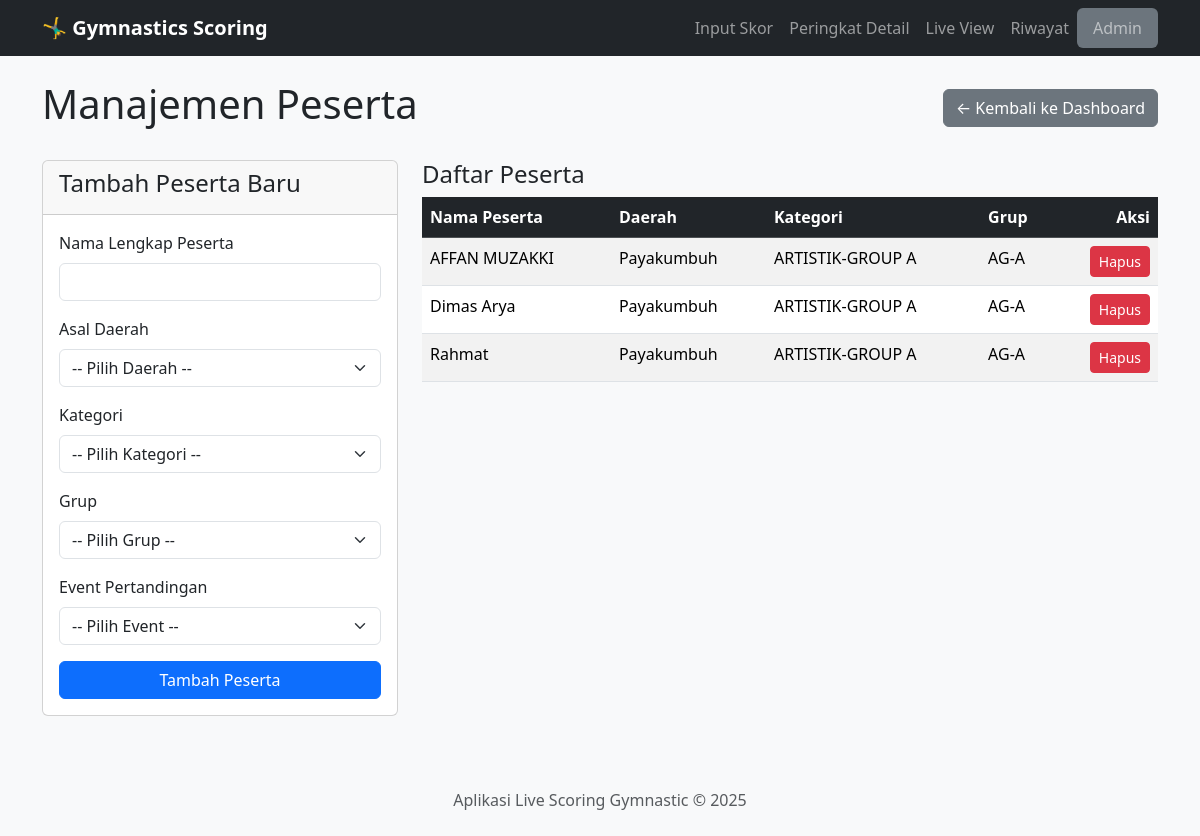
The app's page /admin/manage/peserta with its own data.
### app.py (models this page shows)
class Peserta(db.Model):
    id = db.Column(db.Integer, primary_key=True)
    nama = db.Column(db.String(150), nullable=False)
    event_id = db.Column(db.Integer, db.ForeignKey('event.id'), nullable=False)
    daerah_id = db.Column(db.Integer, db.ForeignKey('daerah.id'), nullable=False)
    kategori_id = db.Column(db.Integer, db.ForeignKey('kategori.id'), nullable=False)
    grup_id = db.Column(db.Integer, db.ForeignKey('grup.id'), nullable=False)
    event = db.relationship('Event', backref=db.backref('peserta', lazy=True, cascade="all, delete"))
    daerah = db.relationship('Daerah', backref=db.backref('peserta', lazy=True))
    kategori = db.relationship('Kategori', backref=db.backref('peserta', lazy=True))
    grup = db.relationship('Grup', backref=db.backref('peserta', lazy=True))
    __table_args__ = {'extend_existing': True}

class Daerah(db.Model):
    id = db.Column(db.Integer, primary_key=True)
    nama = db.Column(db.String(100), unique=True, nullable=False)

class Kategori(db.Model):
    id = db.Column(db.Integer, primary_key=True)
    nama = db.Column(db.String(100), unique=True, nullable=False)

class Grup(db.Model):
    id = db.Column(db.Integer, primary_key=True)
    nama = db.Column(db.String(100), unique=True, nullable=False)

### app.py (the view, shortened to what this page needs)
@app.route('/admin/manage/peserta', methods=['GET', 'POST'])
def admin_manage_peserta():
    return render_template('admin_manage_peserta.html',
        peserta_list=Peserta.query.order_by(Peserta.nama).all(),
        daerah_list=Daerah.query.order_by(Daerah.nama).all(),
        kategori_list=Kategori.query.order_by(Kategori.nama).all(),
        grup_list=Grup.query.order_by(Grup.nama).all(),
        event_list=Event.query.order_by(Event.nama).all()) # Kirim list event

### templates/admin_manage_peserta.html (shortened to what this page needs)
{% extends 'layout.html' %}
{% block content %}
<div class="d-flex justify-content-between align-items-center mb-4">
    <h1>Manajemen Peserta</h1>
    <a href="{{ url_for('admin_dashboard') }}" class="btn btn-secondary">&larr; Kembali ke Dashboard</a>
</div>
<div class="row">
    <div class="col-md-4">
        <div class="card">
            <div class="card-header"><h4>Tambah Peserta Baru</h4></div>
            <div class="card-body">
                <form action="{{ url_for('admin_manage_peserta') }}" method="post">
                    <div class="mb-3">
                        <label for="nama" class="form-label">Nama Lengkap Peserta</label>
                        <input type="text" class="form-control" id="nama" name="nama" required>
                    </div>
                    <div class="mb-3">
                        <label for="daerah_id" class="form-label">Asal Daerah</label>
                        <select class="form-select" id="daerah_id" name="daerah_id" required>
                            <option value="">-- Pilih Daerah --</option>
                        </select>
                    </div>
                    <div class="mb-3">
                        <label for="kategori_id" class="form-label">Kategori</label>
                        <select class="form-select" id="kategori_id" name="kategori_id" required>
                            <option value="">-- Pilih Kategori --</option>
                        </select>
                    </div>
                    <div class="mb-3">
                        <label for="grup_id" class="form-label">Grup</label>
                        <select class="form-select" id="grup_id" name="grup_id" required>
                            <option value="">-- Pilih Grup --</option>
                        </select>
                    </div>
                    <div class="mb-3">
                        <label for="event_id" class="form-label">Event Pertandingan</label>
                        <select class="form-select" id="event_id" name="event_id" required>
                            <option value="">-- Pilih Event --</option>
                        </select>
                    </div>
                    <button type="submit" class="btn btn-primary w-100">Tambah Peserta</button>
                </form>
            </div>
        </div>
    </div>
    <div class="col-md-8">
        <h4>Daftar Peserta</h4>
        <table class="table table-striped table-hover">
            <thead class="table-dark">
                <tr><th>Nama Peserta</th><th>Daerah</th><th>Kategori</th><th>Grup</th><th class="text-end">Aksi</th></tr>
            </thead>
            <tbody>
                {% for peserta in peserta_list %}
                <tr>
                    <td>{{ peserta.nama }}</td><td>{{ peserta.daerah.nama }}</td>
                    <td>{{ peserta.kategori.nama }}</td><td>{{ peserta.grup.nama }}</td>
                    <td class="text-end">
                        <form action="{{ url_for('admin_delete_peserta', peserta_id=peserta.id) }}" method="post" onsubmit="return confirm('Yakin ingin menghapus peserta ini?');">
                            <button type="submit" class="btn btn-sm btn-danger">Hapus</button>
                        </form>
                    </td>
                </tr>
                {% else %}
                <tr><td colspan="5" class="text-center">Belum ada data peserta.</td></tr>
                {% endfor %}
            </tbody>
        </table>
    </div>
</div>
{% endblock %}

### static/css/style.css (style rules this page uses)
body { background-color: #f8f9fa; }
.card-header { font-weight: 500; }

### records on screen
Peserta: nama "AFFAN MUZAKKI", daerah.nama "Payakumbuh", kategori.nama "ARTISTIK-GROUP A", grup.nama "AG-A"
Peserta: nama "Dimas Arya", daerah.nama "Payakumbuh", kategori.nama "ARTISTIK-GROUP A", grup.nama "AG-A"
Peserta: nama "Rahmat", daerah.nama "Payakumbuh", kategori.nama "ARTISTIK-GROUP A", grup.nama "AG-A"
